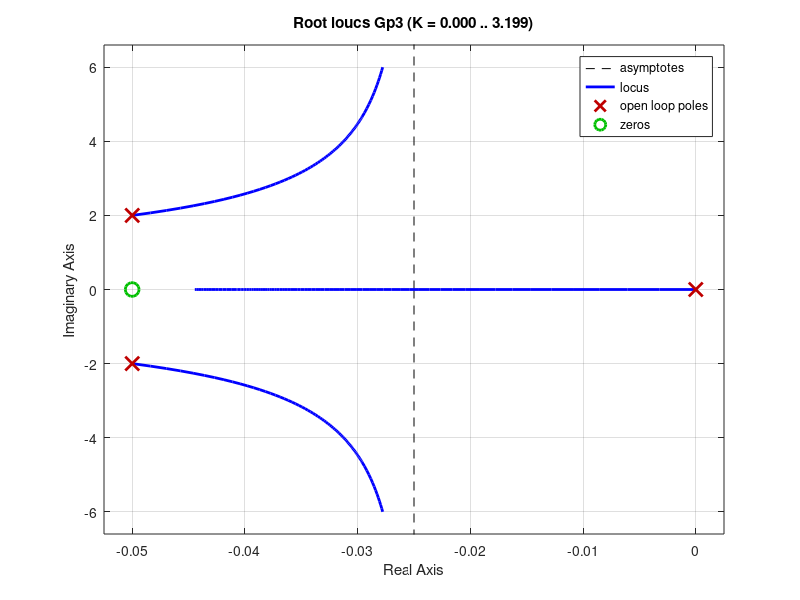

Reproduce this figure in MATLAB. (Note: this script raises an error after producing the figure.)
Gp3=tf([10 0.5],[1 0.1 4 0])
[wn,zeta,p]=damp(Gp3)
rlocus(Gp3)
%% Diseño compensador
pd=-2+2*sqrt(3)*1i;
syms x
Ga3=(10*x+0.5)/(x*(x^2+0.1*x+4))
theta=double(phase(subs(Ga3,pd)))
theta_g=rad2deg(theta)
b=phase(pd)
ad_r=pi-theta
ad_g=180-theta_g
display("Se necesita hacer una adelanto de: " +num2str(ad_g))
%% Metodo bisectriz
pP=(b/2)-(ad_r/2)
pZ=(b/2)+(ad_r/2)
P=norm(real(pd))+(imag(pd)/tan(pP))
Z=norm(real(pd))+(imag(pd)/tan(pZ))
%% Calculo de K
Gc=(x-Z)/(x-P)
K=1/(Gc*Ga3)
K=subs(K,pd)
K=double(norm(K))
%% Evaluacion del compensador
Gcs=tf(K*[1 Z],[1 P])
Gt=Gp3*Gcs
Gtf=feedback(Gt,1)
damp(Gtf)
rlocus(Gt)
%% rtoools
rltool(Gp3)

